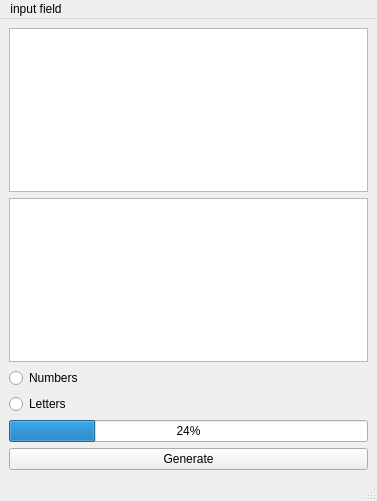
<?xml version="1.0" encoding="UTF-8"?>
<ui version="4.0">
 <class>MainWindow</class>
 <widget class="QMainWindow" name="MainWindow">
  <property name="geometry">
   <rect>
    <x>0</x>
    <y>0</y>
    <width>377</width>
    <height>501</height>
   </rect>
  </property>
  <property name="windowTitle">
   <string>MainWindow</string>
  </property>
  <widget class="QWidget" name="centralwidget">
   <layout class="QVBoxLayout" name="verticalLayout_2">
    <item>
     <widget class="QTextEdit" name="textEdit"/>
    </item>
    <item>
     <widget class="QTextBrowser" name="textBrowser"/>
    </item>
    <item>
     <widget class="QRadioButton" name="radioButtonNumbers">
      <property name="text">
       <string>Numbers</string>
      </property>
     </widget>
    </item>
    <item>
     <widget class="QRadioButton" name="radioButtonLetters">
      <property name="text">
       <string>Letters</string>
      </property>
     </widget>
    </item>
    <item>
     <widget class="QProgressBar" name="progressBar">
      <property name="value">
       <number>24</number>
      </property>
     </widget>
    </item>
    <item>
     <widget class="QPushButton" name="generation_button">
      <property name="text">
       <string>Generate</string>
      </property>
     </widget>
    </item>
   </layout>
  </widget>
  <widget class="QMenuBar" name="menubar">
   <property name="geometry">
    <rect>
     <x>0</x>
     <y>0</y>
     <width>377</width>
     <height>21</height>
    </rect>
   </property>
   <widget class="QMenu" name="menuinput_field">
    <property name="title">
     <string>input field</string>
    </property>
   </widget>
   <addaction name="menuinput_field"/>
  </widget>
  <widget class="QStatusBar" name="statusbar"/>
 </widget>
 <resources/>
 <connections/>
</ui>
